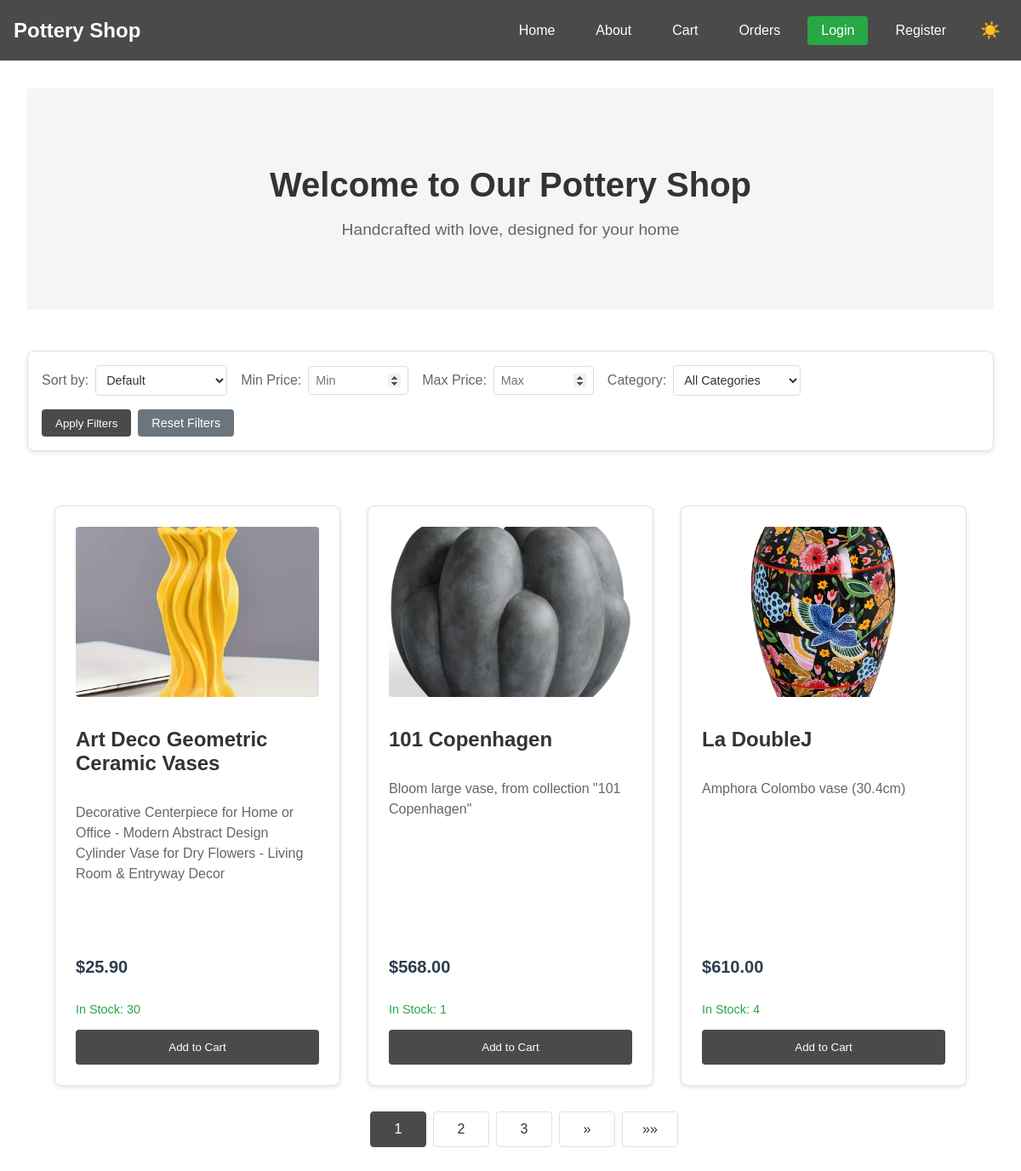
The app's page /, older data.
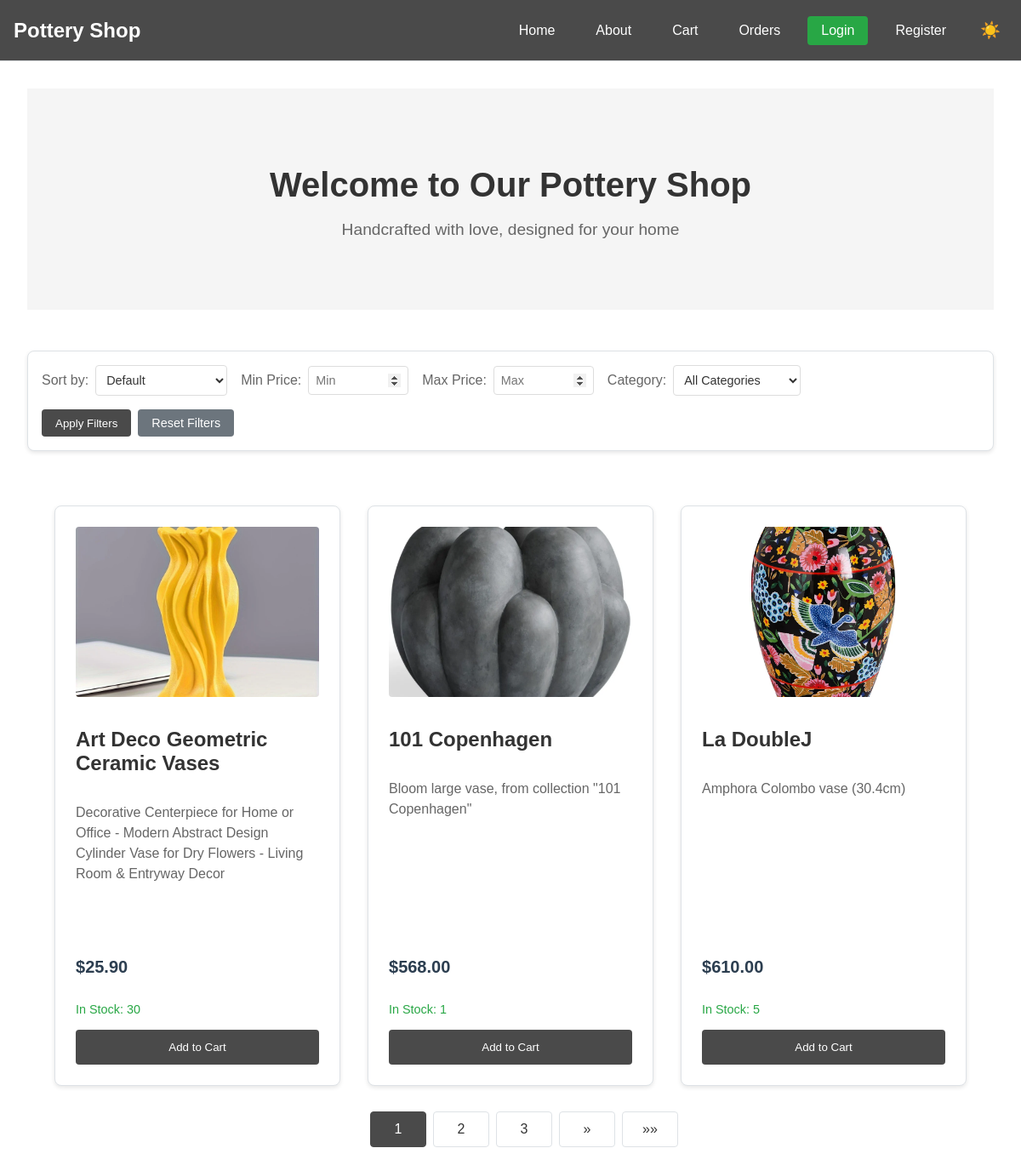
The same page, newer data.
### shop/models.py (models this page shows, shortened)
class Product(models.Model):
    title = models.CharField(max_length=200)
    description = models.TextField()
    price = models.DecimalField(max_digits=6, decimal_places=2)
    image = models.ImageField(upload_to='products/', null=True, blank=True)
    category = models.ForeignKey(Category, on_delete=models.SET_NULL, null=True, blank=True, related_name='products')
    stock = models.IntegerField(default=0)
    is_active = models.BooleanField(default=True)
    created_at = models.DateTimeField(auto_now_add=True)
    updated_at = models.DateTimeField(auto_now=True)
    objects = ProductManager()

### shop/views.py (the view)
# urls.py: path('', ProductListView.as_view(), name='home'),
class ProductListView(ListView):
    model = Product
    template_name = 'home.html'
    context_object_name = 'products'
    paginate_by = 3
    def get_queryset(self):
        try:
            queryset = Product.objects.active()
            form = ProductSearchForm(self.request.GET)
            if form.is_valid():
                search_query = form.cleaned_data.get('search')
                category = form.cleaned_data.get('category')
                min_price = form.cleaned_data.get('min_price')
                max_price = form.cleaned_data.get('max_price')
                sort = form.cleaned_data.get('sort', '')
                if search_query:
                    queryset = queryset.search(search_query)
                if category:
                    queryset = queryset.filter(category=category)
                if min_price is not None:
                    queryset = queryset.filter(price__gte=min_price)
                if max_price is not None:
                    queryset = queryset.filter(price__lte=max_price)
                if sort:
                    if sort == 'price_asc':
                        queryset = queryset.order_by('price')
                    elif sort == 'price_desc':
                        queryset = queryset.order_by('-price')
                    elif sort == 'name_asc':
                        queryset = queryset.order_by('title')
                    elif sort == 'name_desc':
                        queryset = queryset.order_by('-title')
                    elif sort == 'category_asc':
                        queryset = queryset.order_by('category__name')
                    elif sort == 'category_desc':
                        queryset = queryset.order_by('-category__name')
                    elif sort == 'newest':
                        queryset = queryset.order_by('-created_at')
                    elif sort == 'oldest':
                        queryset = queryset.order_by('created_at')
                else:
                    queryset = queryset.order_by('created_at')
            return queryset
        except Exception as e:
            logger.error(f"Error in ProductListView.get_queryset: {str(e)}")
            messages.error(self.request, "An error occurred while loading products.")
            return Product.objects.none()
    def get_context_data(self, **kwargs):
        try:
            context = super().get_context_data(**kwargs)
            context['form'] = ProductSearchForm(self.request.GET)
            context['sort'] = self.request.GET.get('sort', '')
            context['categories'] = Category.objects.filter(is_active=True)
            return context
        except Exception as e:
            logger.error(f"Error in ProductListView.get_context_data: {str(e)}")
            messages.error(self.request, "An error occurred while loading the page.")
            return {}

### shop/context_processors.py (called while the page is built)
def cart_count(request):
    if request.user.is_authenticated:
        order = Order.objects.filter(
            customer_email=request.user.email,
            status='pending'
        ).first()
    else:
        order = Order.objects.filter(
            customer_email='guest@example.com',
            status='pending'
        ).first()
    if order:
        return {'cart_count': OrderItem.objects.filter(order=order).count()}
    return {'cart_count': 0}

### shop/models.py (called while the page is built)
    def active(self):
        return self.filter(is_active=True)

### templates/home.html (shortened to what this page needs)
{% extends "base.html" %}
{% block content %}
    <div class="hero-section">
        <h1>Welcome to Our Pottery Shop</h1>
        <p class="tagline">Handcrafted with love, designed for your home</p>
    </div>
    <div class="filters-section">
        <form method="get" class="filters-form">
            <div class="filter-group">
                <label for="sort">Sort by:</label>
                <select name="sort" id="sort" class="form-control">
                    <option value="">Default</option>
                </select>
            </div>
            <div class="filter-group">
                <label for="min_price">Min Price:</label>
                <input type="number" name="min_price" id="min_price" min="0" step="0.1" value="{{ request.GET.min_price }}" placeholder="Min">
            </div>
            <div class="filter-group">
                <label for="max_price">Max Price:</label>
                <input type="number" name="max_price" id="max_price" min="0" step="0.1" value="{{ request.GET.max_price }}" placeholder="Max">
            </div>
            <div class="filter-group">
                <label for="category">Category:</label>
                <select name="category" id="category" onchange="this.form.submit()">
                    <option value="">All Categories</option>
                </select>
            </div>
            <div class="filter-buttons">
                <button type="submit" class="apply-filters">Apply Filters</button>
                <a href="{% url 'home' %}" class="reset-filters">Reset Filters</a>
            </div>
        </form>
    </div>
    <div id="products-container" class="fade-transition">
        <div class="products-grid {% if products|length == 1 %}single-product{% endif %}">
            {% for product in products %}
                <div class="product-card">
                    {% if product.image %}
                        <div class="product-image">
                            <img src="{{ product.image.url }}" alt="{{ product.title }}">
                        </div>
                    {% else %}
                        <div class="product-image placeholder">
                            <span>No image available</span>
                        </div>
                    {% endif %}
                    <h2>{{ product.title }}</h2>
                    <p class="description">
                        {{ product.description }}
                    </p>
                    <p class="price">
                        {% if product.price|floatformat:2|slice:"-2:" != ".00" %}
                            ${{ product.price }}
                        {% else %}
                            ${{ product.price|floatformat:0 }}
                        {% endif %}
                    </p>
                    <p class="stock-info">
                        {% if product.stock > 0 %}
                            <span class="in-stock">In Stock: {{ product.stock }}</span>
                        {% else %}
                            <span class="out-of-stock">Out of Stock</span>
                        {% endif %}
                    </p>
                    <form method="post" action="{% url 'add-to-cart' product.id %}">
                        <button type="submit" class="add-to-cart {% if product.stock == 0 %}disabled{% endif %}" {% if product.stock == 0 %}disabled{% endif %}>
                            {% if product.stock == 0 %}
                                Out of Stock
                            {% else %}
                                Add to Cart
                            {% endif %}
                        </button>
                    </form>
                </div>
            {% endfor %}
        </div>
    </div>
    {% if is_paginated %}
    <div class="pagination-container">
        <nav aria-label="Page navigation">
            <ul class="pagination">
                {% for num in page_obj.paginator.page_range %}
                    {% if page_obj.number == num %}
                        <li class="page-item active">
                            <span class="page-link">{{ num }}</span>
                        </li>
                    {% elif num > page_obj.number|add:'-3' and num < page_obj.number|add:'3' %}
                        <li class="page-item">
                            <a class="page-link page-transition" href="?page={{ num }}">{{ num }}</a>
                        </li>
                    {% endif %}
                {% endfor %}
                {% if page_obj.has_next %}
                    <li class="page-item">
                        <a class="page-link page-transition" href="?page={{ page_obj.next_page_number }}" aria-label="Next">
                            <span aria-hidden="true">&raquo;</span>
                        </a>
                    </li>
                    <li class="page-item">
                        <a class="page-link page-transition" href="?page={{ page_obj.paginator.num_pages }}" aria-label="Last">
                            <span aria-hidden="true">&raquo;&raquo;</span>
                        </a>
                    </li>
                {% endif %}
            </ul>
        </nav>
    </div>
    {% endif %}
{% endblock %}

### templates/base.html (shortened to what this page needs)
{% load static %}
<!DOCTYPE html>
<html lang="en">
<head>
    <link rel="stylesheet" href="https://cdnjs.cloudflare.com/ajax/libs/font-awesome/6.0.0/css/all.min.css">
</head>
<body>
    <nav class="navbar">
        <a href="{% url 'home' %}" class="navbar-brand">Pottery Shop</a>
        <div class="nav-links">
            <a href="{% url 'home' %}">Home</a>
            <a href="{% url 'about' %}">About</a>
            <a href="{% url 'view_cart' %}" class="cart-link">
                Cart
            </a>
            <a href="{% url 'orders' %}">Orders</a>
            {% if user.is_authenticated %}
                <a href="{% url 'logout' %}" class="logout-button">Logout</a>
                <a href="#" class="user-icon">
                    <i class="fas fa-user"></i>
                    {{ user.username }}
                </a>
            {% else %}
                <a href="{% url 'login' %}" class="signup-button">Login</a>
                <a href="{% url 'register' %}">Register</a>
            {% endif %}
            <button id="darkModeToggle" class="dark-mode-toggle">
                <span class="light-icon">☀️</span>
            </button>
        </div>
    </nav>
    <main>
        {% block content %}
        {% endblock %}
    </main>
</body>
</html>

### templates/base.html (style rules this page uses)
:root { --bg-color: #ffffff; --text-color: #333333; --card-bg: #ffffff; --border-color: #dee2e6; --shadow-color: rgba(0, 0, 0, 0.1); --hover-bg: #f8f9fa; --nav-bg: #ffffff; --nav-border: #dee2e6; --navbar-text: #ffffff; --navbar-bg: #4a4a4a; --transition-duration: 0.3s; }
body { background-color: var(--bg-color); color: var(--text-color); transition: background-color var(--transition-duration) ease, color var(--transition-duration) ease; font-family: Arial, sans-serif; margin: 0; padding: 0; min-height: 100vh; display: flex; flex-direction: column; }
.navbar { background-color: var(--navbar-bg); border-bottom: 1px solid var(--nav-border); padding: 1rem; display: flex; justify-content: space-between; align-items: center; position: sticky; top: 0; z-index: 1000; width: 100%; box-sizing: border-box; transition: background-color var(--transition-duration) ease, border-color var(--transition-duration) ease; }
.navbar-brand { color: var(--navbar-text); text-decoration: none; font-size: 1.5rem; font-weight: bold; transition: color var(--transition-duration) ease; }
.nav-links { display: flex; align-items: center; gap: 1rem; flex-wrap: wrap; margin-left: auto; }
.nav-links a { color: var(--navbar-text); text-decoration: none; padding: 0.5rem 1rem; border-radius: 4px; transition: all var(--transition-duration) ease; white-space: nowrap; display: inline-flex; align-items: center; }
.cart-link { position: relative; display: inline-flex; align-items: center; gap: 0.5rem; }
.signup-button { background-color: #28a745; color: white; text-decoration: none; padding: 0.5rem 1rem; border-radius: 4px; transition: all var(--transition-duration) ease; }
main { padding: 2rem; flex: 1; width: 100%; box-sizing: border-box; transition: background-color var(--transition-duration) ease; }
.dark-mode-toggle { background: none; border: none; cursor: pointer; padding: 8px; font-size: 1.2rem; border-radius: 50%; display: flex; align-items: center; justify-content: center; transition: all var(--transition-duration) ease; color: var(--navbar-text); }
.product-card { background-color: var(--card-bg); border: 1px solid var(--border-color); box-shadow: 0 2px 5px var(--shadow-color); transition: all var(--transition-duration) ease; }
.filters-section { background-color: var(--card-bg); border: 1px solid var(--border-color); box-shadow: 0 2px 5px var(--shadow-color); transition: all var(--transition-duration) ease; }
.filter-group select, .filter-group input[type="number"] { background-color: var(--card-bg); color: var(--text-color); border: 1px solid var(--border-color); transition: all var(--transition-duration) ease; }
.filter-group label { color: var(--text-color); transition: color var(--transition-duration) ease; }
.pagination .page-link { background-color: var(--card-bg); color: var(--text-color); border-color: var(--border-color); transition: all var(--transition-duration) ease; }
.pagination .page-item.active .page-link { background-color: #4a4a4a; border-color: #4a4a4a; color: white; }

Row changes from the older to the newer data that the page shows:
changed Product "La DoubleJ": stock "4" → "5"
